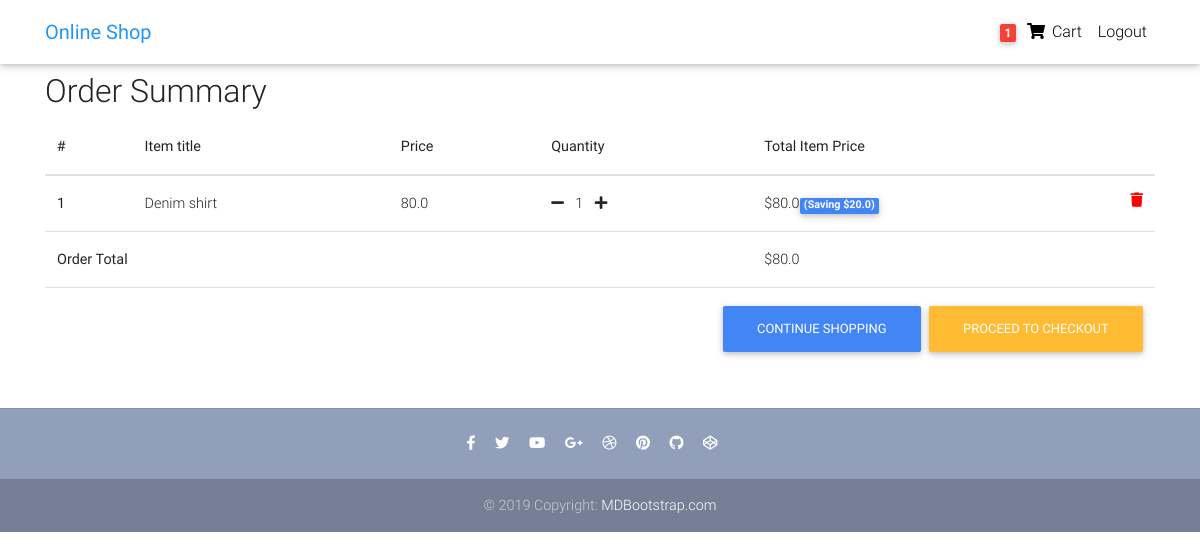
Page /order-summary/ (signed in) on the committed database.
### core/models.py (models this page shows, shortened)
class Order(models.Model):
    user = models.ForeignKey(User, on_delete=models.CASCADE)
    ref_code = models.CharField(max_length=20, blank=True, null=True)
    ordered = models.BooleanField(default=False)
    items = models.ManyToManyField(OrderItem)
    start_date = models.DateTimeField(auto_now_add=True)
    ordered_date = models.DateTimeField()
    billing_address = models.ForeignKey('Address', related_name='billing_address', on_delete=models.SET_NULL, blank=True, null=True)
    shipping_address = models.ForeignKey('Address', related_name='shipping_address', on_delete=models.SET_NULL, blank=True, null=True)
    payment = models.ForeignKey('Payment', on_delete=models.SET_NULL, blank=True, null=True)
    coupon = models.ForeignKey('Coupon', on_delete=models.SET_NULL, blank=True, null=True)
    being_delivered = models.BooleanField(default=False)
    received = models.BooleanField(default=False)
    refund_requested = models.BooleanField(default=False)
    refund_granted = models.BooleanField(default=False)
    def get_total(self):
        total = 0
        for order_item in self.items.all():
            total += order_item.get_final_price()
        if self.coupon:
            total -= self.coupon.amount
        return total

class OrderItem(models.Model):
    user = models.ForeignKey(User, on_delete=models.CASCADE)
    ordered = models.BooleanField(default=False)
    item = models.ForeignKey(Item, on_delete=models.CASCADE)
    quantity = models.IntegerField(default=1)
    def get_total_item_price(self):
        return self.item.price * self.quantity
    def get_total_item_discount_price(self):
        return self.item.discount_price * self.quantity
    def get_amount_saved(self):
        return self.get_total_item_price() - self.get_total_item_discount_price()
    def get_final_price(self):
        if self.item.discount_price:
            return self.get_total_item_discount_price()
        return self.get_total_item_price()

class Item(models.Model):
    title = models.CharField(max_length=100)
    price = models.FloatField()
    discount_price = models.FloatField(blank=True, null=True)
    category = models.CharField(choices=CATEGORY_CHOICES, max_length=2)
    label = models.CharField(choices=LABEL_CHOICES, max_length=1)
    slug = models.SlugField( )
    description = models.TextField()
    image = models.ImageField()

### core/views.py (the view)
# urls.py: path('order-summary/', views.OrderSummaryView.as_view(), name='order-summary'),
class OrderSummaryView(LoginRequiredMixin, View):
    def get(self, *args, **kwargs):
        try:
            order = Order.objects.get(user=self.request.user, ordered=False)
            context = {'object': order}
            return render(self.request, "order_summary.html", context)
        except ObjectDoesNotExist:
            messages.error(self.request, "You do not have an active order")
            return redirect("/")

### core/templatetags/cart_template_tags.py (called while the page is built)
@register.filter
def cart_item_count(user):
    if user.is_authenticated:
        qs = Order.objects.filter(user=user, ordered=False)
        if qs.exists():
            return qs[0].items.count()
    return 0

### templates/order_summary.html (shortened to what this page needs)
{% extends 'base.html' %}
  {% block content %}
  <main>
    <div class="container">
        <div class="table-responsive text-nowrap">
            <h2>Order Summary</h2>
            <table class="table">
              <thead>
                <tr>
                  <th scope="col">#</th>
                  <th scope="col">Item title</th>
                  <th scope="col">Price</th>
                  <th scope="col">Quantity</th>
                  <th scope="col">Total Item Price</th>
                </tr>
              </thead>
              <tbody>
              {% for order_item in object.items.all %}
                <tr>
                  <th scope="row">{{ forloop.counter }}</th>
                  <td>{{ order_item.item.title }}</td>
                  {% if order_item.item.discount_price %}
                  <td>{{ order_item.item.discount_price }}</td>
                  {% else %}
                  <td>{{ order_item.item.price }}</td>
                  {% endif %}
                  <td>
                      <a href="{% url 'core:remove-single-item-from-cart' order_item.item.slug %}"><i class="fas fa-minus mr-2"></i></a>
                      {{ order_item.quantity }}
                      <a href="{% url 'core:add-to-cart' order_item.item.slug %}"><i class="fas fa-plus ml-2"></i></a>
                  </td>
                  <td>{% if order_item.item.discount_price %}
                      ${{ order_item.get_total_item_discount_price }}<span class="badge badge-primary">(Saving ${{ order_item.get_amount_saved }})</span>
                      {% else %}
                      ${{ order_item.get_total_item_price }}
                      {% endif %}
                      <a style="color: red;" href="{% url 'core:remove-from-cart' order_item.item.slug %}">
                        <i class="fas fa-trash float-right"></i>
                      </a>
                  </td>
                </tr>
              {% endfor %}
              {% if object.get_total %}
                <tr>
                    <td colspan="4"><b>Order Total</b></td>
                    <td colspan="5">${{ object.get_total }}</td>
                </tr>
                <tr>
                    <td colspan="5">
                        <a class="btn btn-warning float-right ml-2" href="{% url 'core:checkout-page' %}">Proceed to checkout</a>
                        <a class="btn btn-primary float-right" href="/">Continue shopping</a>
                    </td>
                </tr>
              {% endif %}
              </tbody>
            </table>
        </div>
    </div>
  </main>
{% endblock content %}

### templates/navbar.html (shortened to what this page needs)
{% load cart_template_tags %}
<nav class="navbar fixed-top navbar-expand-lg navbar-light white scrolling-navbar">
    <div class="container">
      <a class="navbar-brand waves-effect" href="{% url 'core:home' %}">
        <strong class="blue-text">Online Shop</strong>
      </a>
      <div class="collapse navbar-collapse" id="navbarSupportedContent">
        <ul class="navbar-nav nav-flex-icons">
          {% if request.user.is_authenticated %}
          <li class="nav-item">
            <a class="nav-link waves-effect" href="{% url 'core:order-summary' %}">
              <span class="badge red z-depth-1 mr-1"> {{ request.user|cart_item_count }} </span>
              <i class="fas fa-shopping-cart"></i>
              <span class="clearfix d-none d-sm-inline-block"> Cart </span>
            </a>
          </li>
          <li class="nav-item">
            <a class="nav-link waves-effect" href="{% url 'account_logout' %}">
              <span class="clearfix d-none d-sm-inline-block"> Logout </span>
            </a>
          </li>
          {% endif %}
        </ul>
      </div>
    </div>
</nav>

### templates/base.html (style rules this page uses)
html, body, header, .carousel { height: 60vh; }

### rows in the picture
OrderItem: item "Denim shirt", item.discount_price "80.0", quantity "1", get_total_item_discount_price "80.0", get_amount_saved "20.0"
Order: get_total "80.0"

### other values in the picture
{{ request.user|cart_item_count }} "1"
